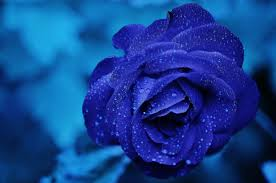
#> input picture img.jpeg, 276 x 183 px
$ python canny.py --image img.jpeg
#> lines starting #> are read from the running program, lines starting #| are printed output that depends on the picture; after the words box and inside, x2 and y2 are one past the last pixel; in counts of white or black regions, pixels touching at a corner belong together
import numpy as np
import cv2 as cv
import argparse

parser = argparse.ArgumentParser()
parser.add_argument("-i","--image",required = True,help = "HELP")
args = parser.parse_args()

image = cv.cvtColor(cv.imread(args.image),cv.COLOR_BGR2GRAY)
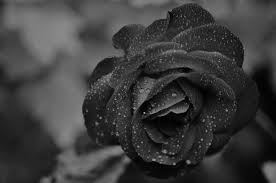
#> image: shape (183, 276); min 1, max 173, mean 60.3
cv.imshow("Original",image)
image = cv.GaussianBlur(image,(5,5),0)
cv.imshow("Blurred Image",image)

canny = cv.Canny(image,30,150)
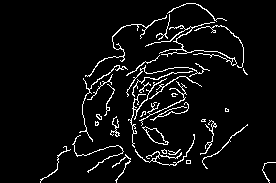
#> canny: shape (183, 276); 5.6% white in thin lines or dots, all inside (x1, y1, x2, y2) = (40, 3, 276, 183)
cv.imshow("Canny Edge of the Image",canny)
cv.waitKey(0)
